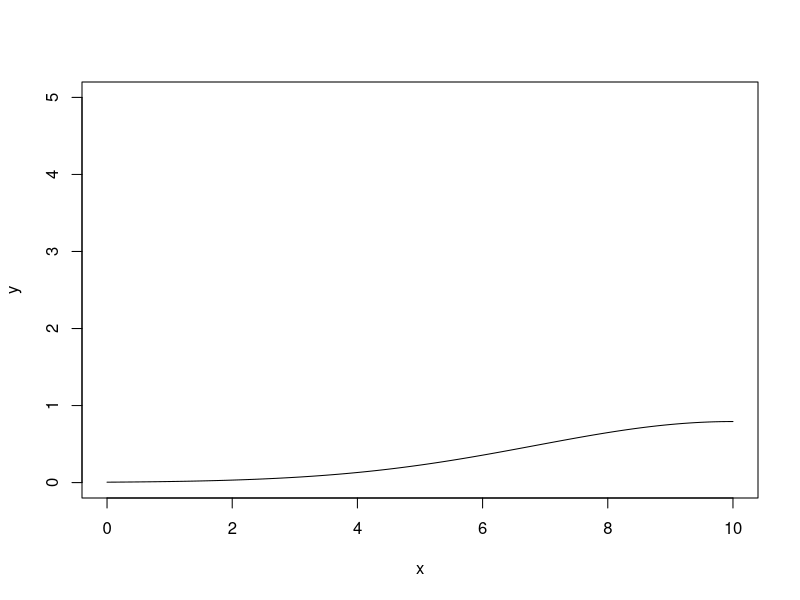
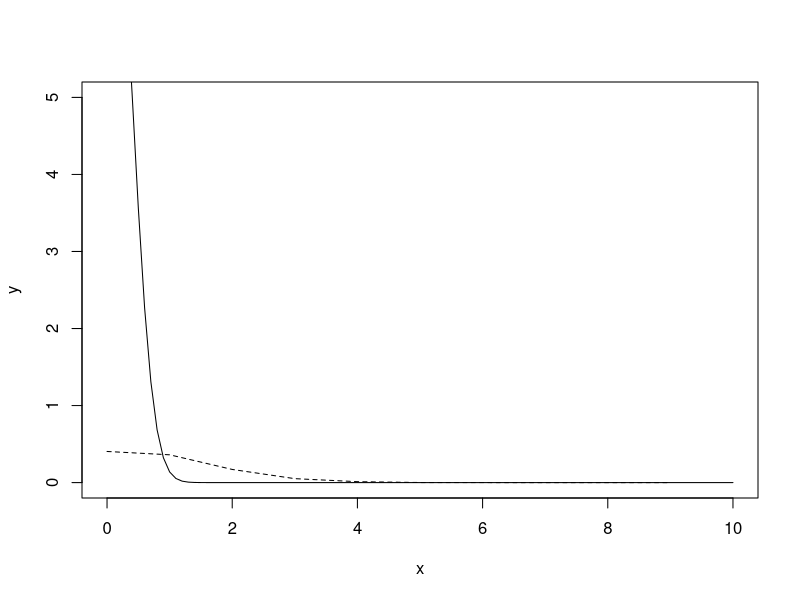

These charts were generated, in order, by the following R code:
generalwave <- function(C, alpha, beta, gamma, T){

	x = seq(0,10,0.1)
	
	t = T 

	#while(t < T){


		y = (C / sqrt(t) ) * exp(- ((alpha *t - beta*x)^2)/ (gamma * t))
		plot(x,y, type="l", ylim=c(0,5)) 
		t = t + 1 
	#}
}

T = 250
u = 0.01
deltaX = 1
uTilde = u*deltaX

c = sqrt(2*pi/(deltaX*uTilde))
alph = uTilde
gam = 2* deltaX * uTilde


generalwave(c, alph, 1, gam, 1000)

simData = read.csv("332618708717554_Populations.txt", sep = "\t", head = F)

simData = simData[c("V2", "V3", "V4", "V5", "V6", "V7", "V8", "V9", "V10", "V11")]

cellTypes = c(0:9)

T = 10
#while(T < 1000){
	pops = unlist(simData[T,]/1000)
	
	generalwave(c,alph,1,gam, T)
	matplot(cellTypes, pops, type="l",lty=2, add=T, ylim=c(0,10))

	#T = T + 1

#}
